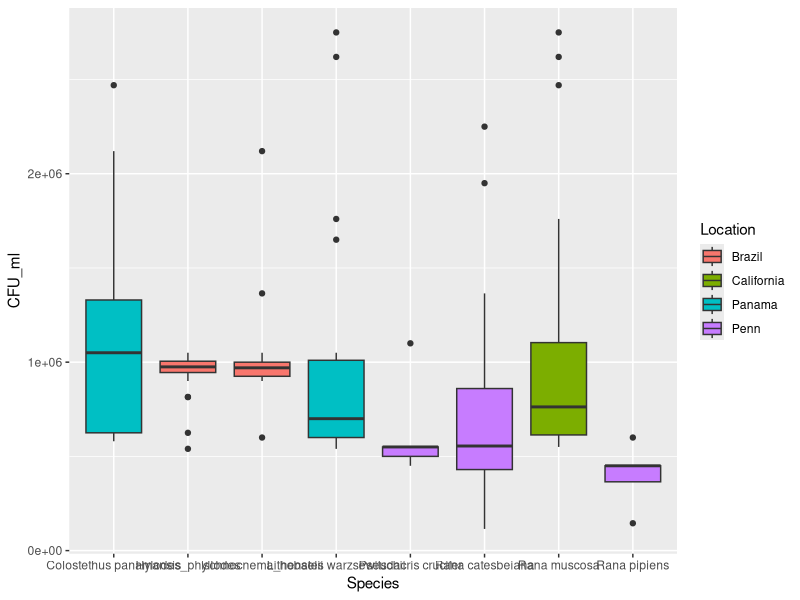
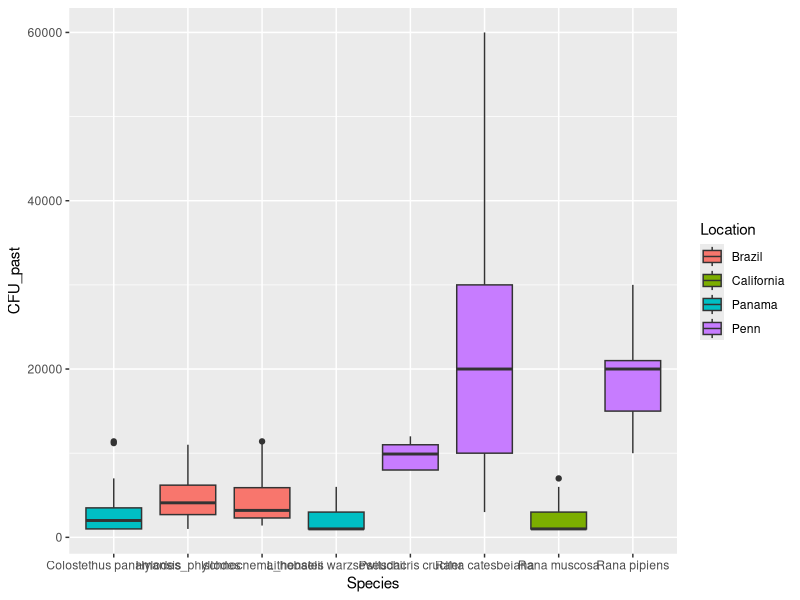
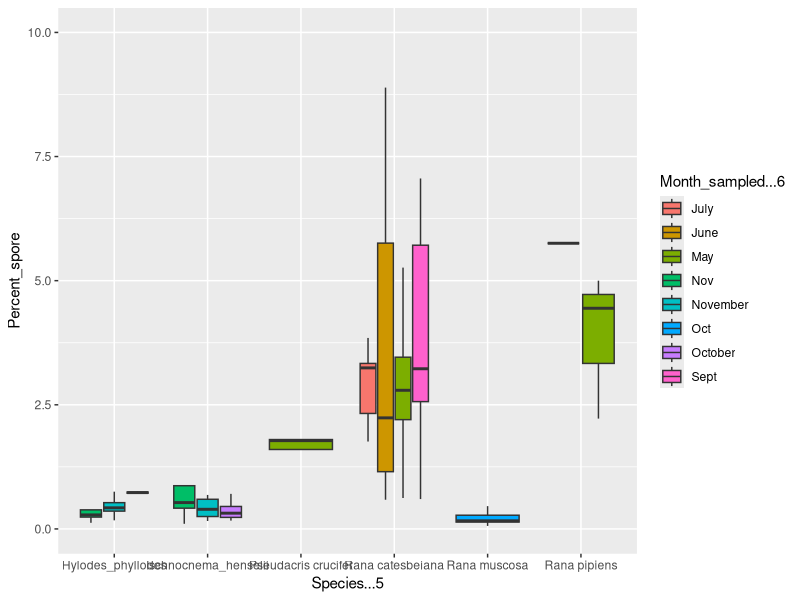
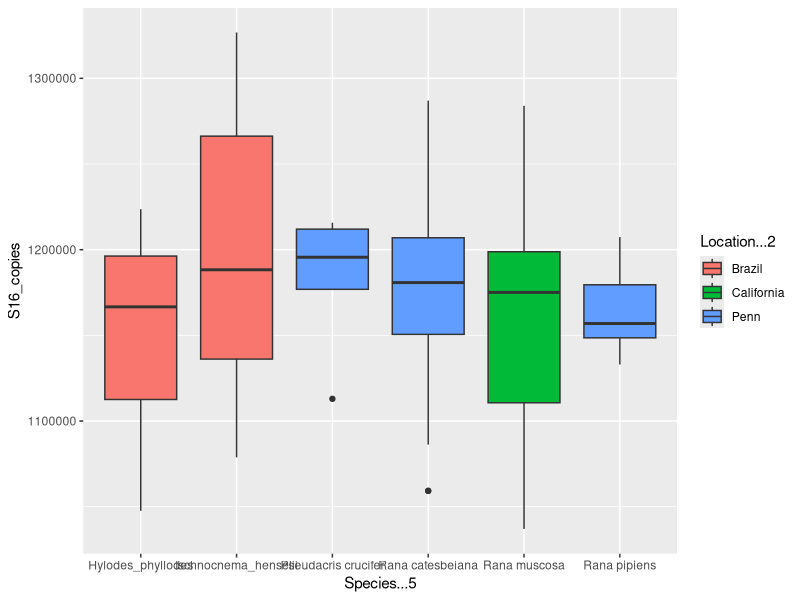
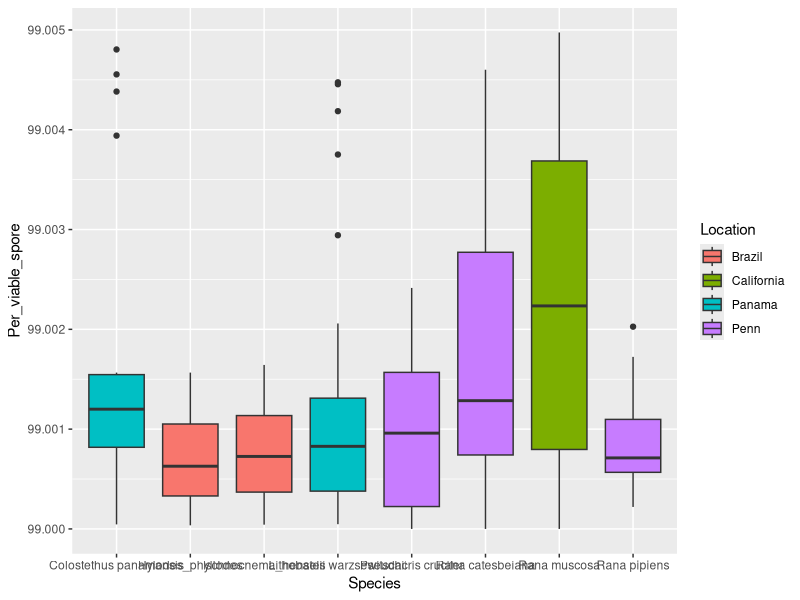
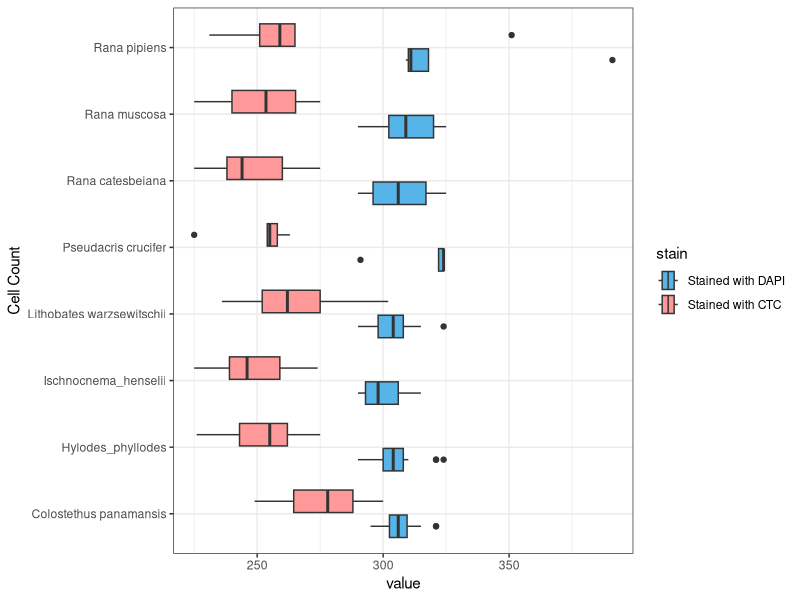

The R source for these figures, in order:
#----------------------------
#
# Andrew Miller-Klugman
# Ribbitr Data Figures
#
#----------------------------

library(dplyr)
library(ggplot2)
library(readxl)
library(tidyr)

# load in the data
cell_counts <- read_xlsx("Ribbitr_data/data/RIBBiTR_CFUs_cell_counts.xlsx", sheet = 1)
TbCl_data <- read_xlsx("Ribbitr_data/data/RIBBiTR_TbCl_data.xlsx")
Panama_cell <- read_xlsx("Ribbitr_data/data/Panama_data.xlsx", sheet = 1)
cell_stains <- read_xlsx("Ribbitr_data/data/RIBBiTR_CFUs_cell_counts.xlsx", sheet = 2)
panama_tbcl <- read_xlsx("Ribbitr_data/data/Panama_data.xlsx", sheet = 3)
panama_counts <-  read_xlsx("Ribbitr_data/data/Panama_data.xlsx", sheet = 2)
ribbitr_cell_count <- read_xlsx("Ribbitr_data/data/RIBBiTR_CFUS.xlsx")

#### Cell Culture Count Data ####

#data cleaning 
names(ribbitr_cell_count)[names(ribbitr_cell_count) == "CFU_bact"] <- "CFU_ml"
names(ribbitr_cell_count)[names(ribbitr_cell_count) == "Percent_spore"] <- "Per_spore" 
panama_counts$Location <- "Panama"

cell_counts_clean <-
  ribbitr_cell_count |>
  select("RIBBiTR_ID", "Species", "CFU_ml", "CFU_past", "Per_spore", "Location")

cell_counts_total <- bind_rows(cell_counts_clean, panama_counts)

# boxplot of bacterial CFUs by species per location
cell_counts_total  |>
  ggplot(aes(Species, CFU_ml, fill = Location)) +
  geom_boxplot()

#boxplot of pasteurized CFUs
cell_counts_total |>
  ggplot( aes(Species, CFU_past, fill = Location)) +
  geom_boxplot()


# Boxplot of %spore forming bacteria 
per_dormant_culture <- cell_counts_total |>
  ggplot(aes(Species, (100*(CFU_past/CFU_ml)), fill = Species)) +
  geom_boxplot(outlier.shape = NA, outlier.colour = NA) +
  scale_y_continuous(limits = c(0,10)) +
  ylab("% Culutrable Spore Forming Bacteria")
  

# Percent_spore by month
cell_counts |>
  ggplot(aes(Species...5, Percent_spore, fill = Month_sampled...6)) +
  geom_boxplot(outlier.shape = NA, outlier.colour = NA) +
  scale_y_continuous(limits = c(0,10))

# s16 copies by species
cell_counts |>
  ggplot(aes(Species...5, S16_copies, fill = Location...2)) +
  geom_boxplot()


#### TbCl Data ####

# clean data to make combining possible
panama_tbcl$Location <- "Panama"
panama_tbcl$Per_viable_spore <- (panama_tbcl$Viable_fluor/panama_tbcl$Total_fluor)*100
names(panama_tbcl)[names(panama_tbcl) == "RIBBITR_ID"] <- "RIBBiTR_ID"

TbCl_data_clean <- 
  TbCl_data |>
  select("RIBBiTR_ID", "Species", "Location", "Viable_fluor", "Total_fluor", "Per_viable_spore")
Panama_tbcl_data_clean <- 
  panama_tbcl |>
  select("RIBBiTR_ID", "Species", "Location", "Viable_fluor", "Total_fluor", "Per_viable_spore")

TbCl_data_total <- bind_rows(TbCl_data_clean, Panama_tbcl_data_clean)
#percent viable spore
TbCl_data_total |>
  ggplot(aes(Species, Per_viable_spore, fill = Location)) +
  geom_boxplot()

#### Cell Stain Data ####
# select columns needed from each table to ensure binding together
cell_stain_clean <- cell_stains |>
  select("Per_dormant", "RIBBiTR_ID", "Location", "Species",
         "Sublocation", "Sublocation_2", "Month_sampled",
         "Year_sampled", "Total bacteria_blue", "Total_bacteria_red", 
         "Total_cells_ml", "Active_cells_ml", "Per_active")

Panama_stain <- Panama_cell |>
  select("Per_dormant", "RIBBiTR_ID", "Location", "Species",
         "Sublocation", "Sublocation_2", "Month_sampled",
         "Year_sampled", "Total bacteria_blue", "Total_bacteria_red", 
         "Total_cells_ml", "Active_cells_ml", "Per_active")

# bind both dataframes into a single frame 
cell_stain_counts_total <- bind_rows(cell_stain_clean, Panama_cell)

# convert data to long to allow for graphing on same plot 
cell_stain_count_total_long <-
  pivot_longer(cell_stain_counts_total, cols = c('Total bacteria_blue', 'Total_bacteria_red'), names_to = "stain", values_to = "value")

 cell_stain_count_total_long |>
  ggplot(aes(x = value, y = Species, fill = stain)) +
  geom_boxplot()+
  ylab("Cell Count") +
  theme_bw() +
  scale_fill_manual(values =c("Total_bacteria_red" = "#FF9999", "Total bacteria_blue" =  "#56B4E9" ),
                    labels = c("Stained with DAPI", "Stained with CTC"))
 
 # percent dormancy 
 per_dormant_cell_stain <- cell_stain_count_total_long |>
   ggplot(aes(y = Per_dormant,  x= Species, fill = Species)) +
   geom_boxplot()
 
